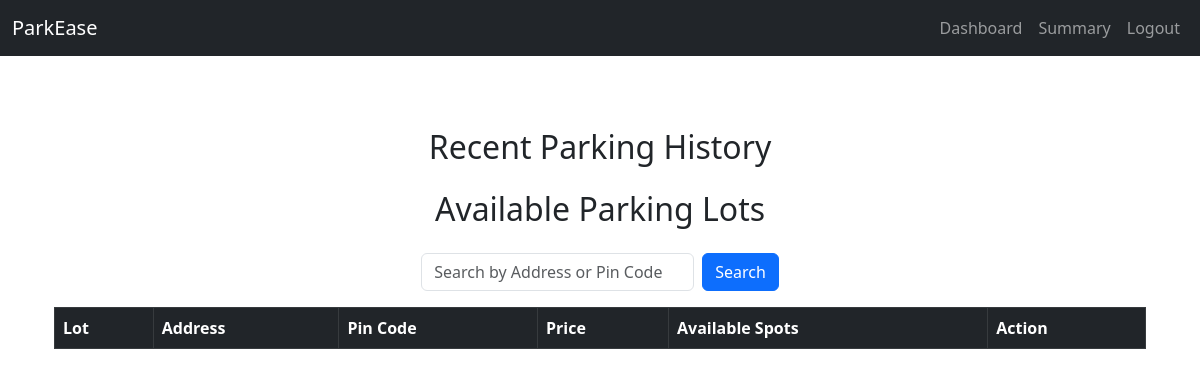
Before: /user/dashboard (signed in) with the older database file.
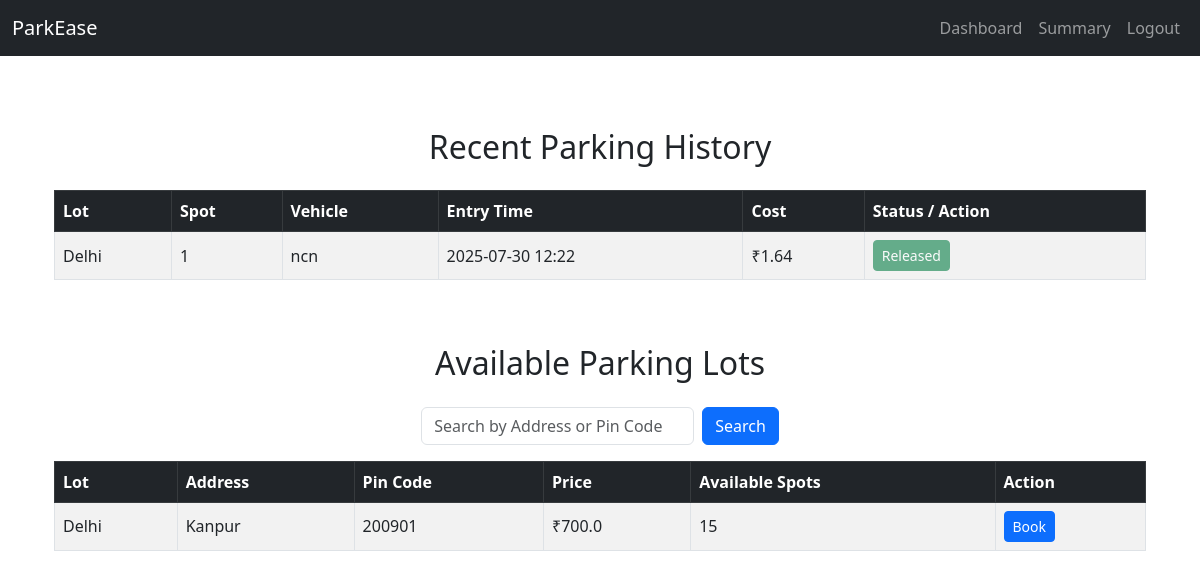
After: the same page with the newer database file.
### models.py (models this page shows)
class Reservation(db.Model):
    __tablename__ = 'reservations'
    id = db.Column(db.Integer, primary_key=True)
    spot_id = db.Column(db.Integer, db.ForeignKey('parking_spots.id'), nullable=False)
    user_id = db.Column(db.Integer, db.ForeignKey('users.id'), nullable=False)
    vehicle_number = db.Column(db.String(20), nullable=False)
    parking_timestamp = db.Column(db.DateTime, default=datetime.utcnow)
    leaving_timestamp = db.Column(db.DateTime, nullable=True)
    total_cost = db.Column(db.Float, nullable=True)
    user = db.relationship('User', back_populates='reservations')
    spot = db.relationship('ParkingSpot', back_populates='reservations')

class ParkingLot(db.Model):
    __tablename__ = 'parking_lots'
    id = db.Column(db.Integer, primary_key=True)
    prime_location_name = db.Column(db.String(100), nullable=False)
    address = db.Column(db.String(200), nullable=False)
    pin_code = db.Column(db.String(10), nullable=False)
    price = db.Column(db.Float, nullable=False)
    max_spots = db.Column(db.Integer, nullable=False)
    spots = db.relationship('ParkingSpot', back_populates='lot', cascade='all, delete-orphan')

class ParkingSpot(db.Model):
    __tablename__ = 'parking_spots'
    id = db.Column(db.Integer, primary_key=True)
    lot_id = db.Column(db.Integer, db.ForeignKey('parking_lots.id'), nullable=False)
    status = db.Column(db.String(1), nullable=False, default='A')  # 'A' for available, 'O' for occupied
    lot = db.relationship('ParkingLot', back_populates='spots')
    reservations = db.relationship('Reservation', back_populates='spot')

### routes.py (the view)
    @app.route('/user/dashboard', methods=['GET', 'POST'])
    def user_dashboard():
        if not session.get('user_id'):
            return redirect(url_for('login'))
        user = User.query.get(session['user_id'])
        reservations = Reservation.query.filter_by(user_id=user.id).all()
        search_query = request.form.get('search', '').strip() if request.method == 'POST' else ''
        if search_query:
            lots = ParkingLot.query.filter(
                (ParkingLot.address.ilike(f"%{search_query}%")) |
                (ParkingLot.pin_code.ilike(f"%{search_query}%"))
            ).all()
        else:
            lots = ParkingLot.query.all()
        return render_template('user_dashboard.html', user=user, reservations=reservations, lots=lots, search_query=search_query)

### templates/user_dashboard.html (shortened to what this page needs)
{% extends 'index.html' %}
{% block content %}
<div class="container mt-4">
    <h2 class="text-center mb-4">Recent Parking History</h2>
    {% if reservations %}
    <div class="table-responsive mb-5">
        <table class="table table-striped table-bordered align-middle">
            <thead class="table-dark">
                <tr>
                    <th>Lot</th>
                    <th>Spot</th>
                    <th>Vehicle</th>
                    <th>Entry Time</th>
                    <th>Cost</th>
                    <th>Status / Action</th>
                </tr>
            </thead>
            <tbody>
                {% for r in reservations %}
                <tr>
                    <td>{{ r.spot.lot.prime_location_name if r.spot and r.spot.lot else 'N/A' }}</td>
                    <td>{{ r.spot.id if r.spot else 'N/A' }}</td>
                    <td>{{ r.vehicle_number }}</td>
                    <td>{{ r.parking_timestamp.strftime('%Y-%m-%d %H:%M') }}</td>
                    <td>{% if r.total_cost %}₹{{ r.total_cost }}{% else %}—{% endif %}</td>
                    <td>
                        {% if not r.leaving_timestamp %}
                        <a href="{{ url_for('release_parking', reservation_id=r.id) }}" class="btn btn-danger btn-sm">Release</a>
                        {% else %}
                        <span class="btn btn-success btn-sm disabled">Released</span>
                        {% endif %}
                    </td>
                </tr>
                {% endfor %}
            </tbody>
        </table>
    </div>
    {% endif %}
    <h2 class="text-center mb-4">Available Parking Lots</h2>
    <form method="post" class="mb-3 d-flex justify-content-center">
        <input type="text" name="search" class="form-control w-25 me-2" placeholder="Search by Address or Pin Code" value="{{ search_query|default('') }}">
        <button type="submit" class="btn btn-primary">Search</button>
    </form>
    <div class="table-responsive">
        <table class="table table-striped table-bordered align-middle">
            <thead class="table-dark">
                <tr>
                    <th>Lot</th>
                    <th>Address</th>
                    <th>Pin Code</th>
                    <th>Price</th>
                    <th>Available Spots</th>
                    <th>Action</th>
                </tr>
            </thead>
            <tbody>
                {% for lot in lots %}
                <tr>
                    <td>{{ lot.prime_location_name }}</td>
                    <td>{{ lot.address }}</td>
                    <td>{{ lot.pin_code }}</td>
                    <td>₹{{ lot.price }}</td>
                    <td>{{ lot.spots|selectattr('status', 'equalto', 'A')|list|length }}</td>
                    <td>
                        {% if lot.spots|selectattr('status', 'equalto', 'A')|list|length > 0 %}
                        <a href="{{ url_for('book_parking', lot_id=lot.id) }}" class="btn btn-primary btn-sm">Book</a>
                        {% else %}
                        <span class="btn btn-secondary btn-sm disabled">Full</span>
                        {% endif %}
                    </td>
                </tr>
                {% endfor %}
            </tbody>
        </table>
    </div>
</div>
{% endblock %}

Changed rows visible on the page:
added Reservation: spot.lot "Delhi", spot "1", vehicle_number "ncn", parking_timestamp "2025-07-30 12:22", total_cost "1.64", shows "Released"
added ParkingLot: prime_location_name "Delhi", address "Kanpur", pin_code "200901", price "700.0", spots|selectattr "15"
Other visible differences:
text now shown: "Lot Spot Vehicle Entry Time Cost Status / Action"
